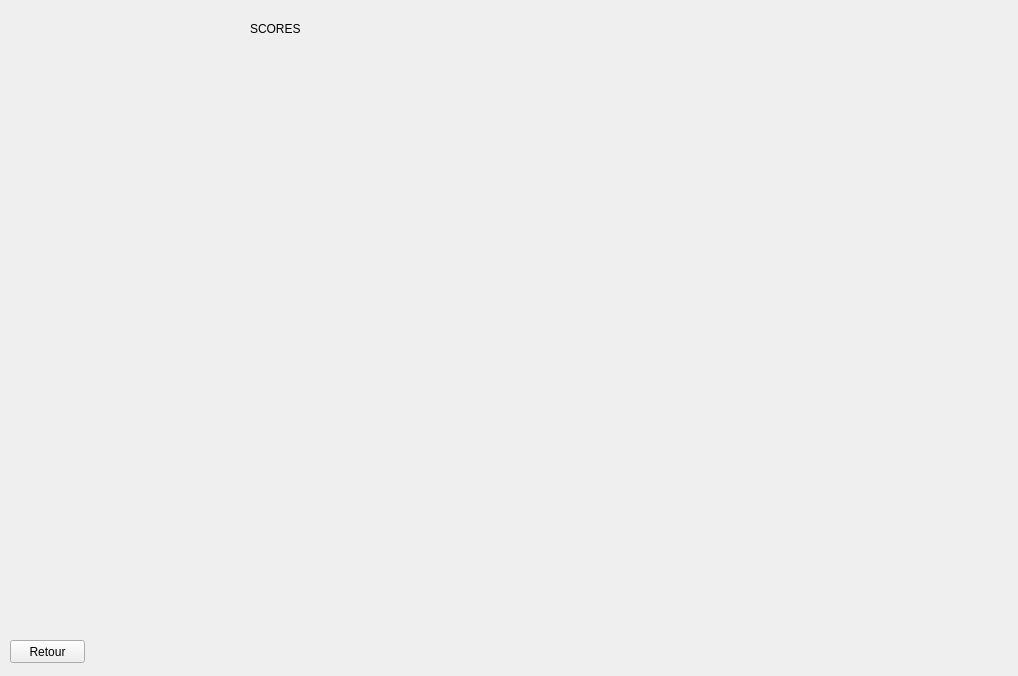
<?xml version="1.0" encoding="UTF-8"?>
<ui version="4.0">
 <class>Scores</class>
 <widget class="QWidget" name="Scores">
  <property name="geometry">
   <rect>
    <x>0</x>
    <y>0</y>
    <width>1018</width>
    <height>676</height>
   </rect>
  </property>
  <property name="windowTitle">
   <string>Form</string>
  </property>
  <widget class="QLabel" name="label">
   <property name="geometry">
    <rect>
     <x>250</x>
     <y>20</y>
     <width>67</width>
     <height>17</height>
    </rect>
   </property>
   <property name="text">
    <string>SCORES</string>
   </property>
  </widget>
  <widget class="QPushButton" name="backButton">
   <property name="geometry">
    <rect>
     <x>10</x>
     <y>640</y>
     <width>75</width>
     <height>23</height>
    </rect>
   </property>
   <property name="text">
    <string>Retour</string>
   </property>
  </widget>
 </widget>
 <resources/>
 <connections/>
</ui>
